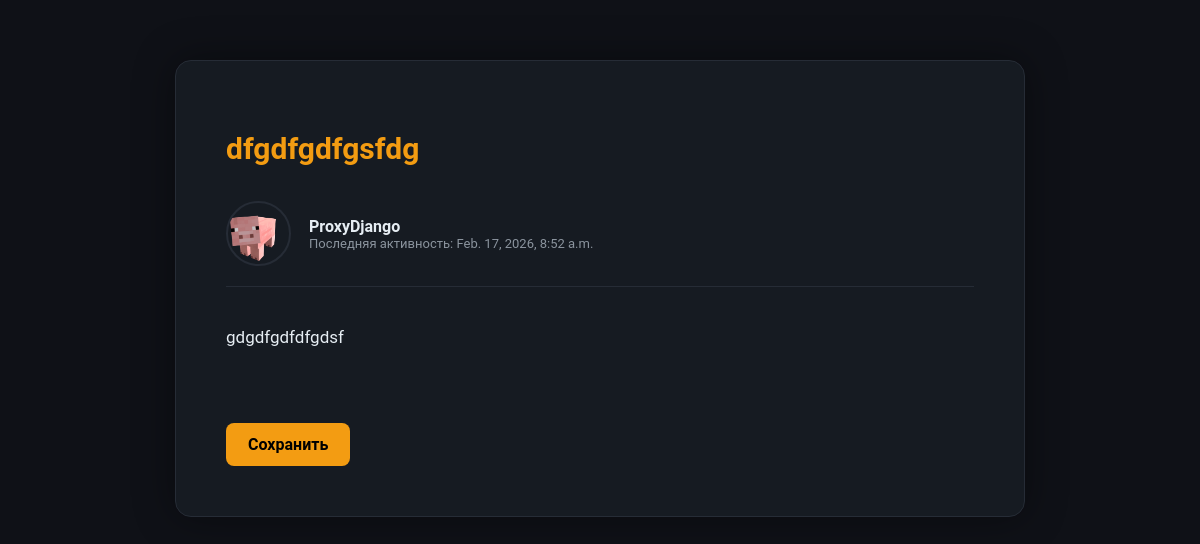
/post/4 (signed in), run on the app's committed database.
### CodeSearchApp/models.py (models this page shows)
class Post(models.Model):
    author = models.ForeignKey(User, on_delete=models.CASCADE)
    title = models.CharField(max_length=85)
    text = models.TextField()
    date = models.DateTimeField(auto_now_add=True)
    image = models.ImageField(upload_to='media/post_image', blank=True)
    stack = models.CharField(max_length=40, default='python')
    saved_by = models.ManyToManyField(User, related_name='saved_posts', blank=True)

class ProfilePage(models.Model):
    username = models.CharField(max_length = 50)
    avatar = models.ImageField(upload_to='media/user_avatar')
    aboutme = models.TextField(blank=True)
    age = models.IntegerField(default=0, blank=True)
    last_activity = models.DateTimeField(default=timezone.now)

### CodeSearchApp/views.py (the view)
# urls.py: path('post/<str:post_id>', views.post_view, name='post'),
def post_view(request, post_id):
   post = get_object_or_404(Post, id=post_id)
   profile = ProfilePage.objects.get(username=request.user.username)
   context = {
        'post': post,
        'profile': profile,
    }
   return render(request, 'post.html', context)

### CodeSearchApp/templates/post.html (shortened to what this page needs)
<!DOCTYPE html>
<html lang="en">
<head>
</head>
<body>
    <main>
    <div class="post-card">
        <h1 class="post-title">{{ post.title }}</h1>
        <div class="author-section">
            <img src="{{ profile.avatar.url }}" alt="">
            <div class="author-info">
                <span class="author-name">{{ post.author }}</span>
                <span class="author-status">
                    Последняя активность: {{ profile.last_activity }}
                </span>
            </div>
        </div>
        <div class="post-text">
            {{ post.text }}
        </div>
        {% if user.is_authenticated %}
            {% if user in post.saved_by.all %}
                <a href="{% url 'save_post' post.id %}" class="save-btn">Убрать из избранного</a>
            {% else %}
                <a href="{% url 'save_post' post.id %}"" class="save-btn">Сохранить</a>
            {% endif %}
        {% else %}
        <a href="{% url 'login' %}" class="save-btn'">Войдите, чтобы сохнанить</a>
        {% endif %}
    </div>
</main>
</body>
</html>

### CodeSearchApp/templates/post.html (style rules this page uses)
:root { --bg: #0f1117; --card: #161b22; --border: #262c36; --text: #e6edf3; --muted: #8b949e; --accent: #f39c12; --accent-hover: #00bfff; }
* { box-sizing: border-box; }
body { margin: 0; font-family: "Roboto", sans-serif; background: var(--bg); color: var(--text); }
main { display: flex; justify-content: center; padding: 60px 20px; }
.post-card { width: 850px; background: var(--card); border: 1px solid var(--border); border-radius: 16px; padding: 50px; box-shadow: 0 0 40px rgba(0,0,0,0.4); }
.post-title { font-size: 30px; font-weight: 700; color: var(--accent); margin-bottom: 35px; }
.author-section { display: flex; align-items: center; gap: 18px; margin-bottom: 35px; padding-bottom: 20px; border-bottom: 1px solid var(--border); }
.author-section img { width: 65px; height: 65px; border-radius: 50%; object-fit: cover; border: 2px solid var(--border); }
.author-info { display: flex; flex-direction: column; }
.author-name { font-weight: 600; font-size: 16px; }
.author-status { font-size: 13px; color: var(--muted); }
.post-text { font-size: 17px; line-height: 1.8; margin-bottom: 35px; }
.save-btn { display: inline-block; margin-top: 35px; padding: 12px 22px; border-radius: 8px; background: var(--accent); color: black; text-decoration: none; font-weight: 600; transition: .3s; }

### data on the page
Post: title "dfgdfgdfgsfdg", author "ProxyDjango", text "gdgdfgdfdfgdsf"
ProfilePage: avatar (placeholder picture), last_activity "Feb. 17, 2026, 8:52 a.m."
